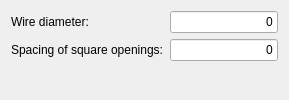
                 <widget class="QWidget" name="pagePorousScreen">
                  <layout class="QFormLayout" name="horzLayout_5">
                   <property name="fieldGrowthPolicy">
                    <enum>QFormLayout::AllNonFixedFieldsGrow</enum>
                   </property>
                   <item row="0" column="0">
                    <widget class="QLabel" name="label_4">
                     <property name="text">
                      <string>Wire diameter:</string>
                     </property>
                    </widget>
                   </item>
                   <item row="0" column="1">
                    <widget class="Gui::InputField" name="inputWireDiameter">
                     <property name="sizePolicy">
                      <sizepolicy hsizetype="Preferred" vsizetype="Fixed">
                       <horstretch>0</horstretch>
                       <verstretch>0</verstretch>
                      </sizepolicy>
                     </property>
                     <property name="minimumSize">
                      <size>
                       <width>80</width>
                       <height>20</height>
                      </size>
                     </property>
                     <property name="text">
                      <string>0</string>
                     </property>
                     <property name="alignment">
                      <set>Qt::AlignRight|Qt::AlignTrailing|Qt::AlignVCenter</set>
                     </property>
                     <property name="singleStep" stdset="0">
                      <double>0.100000000000000</double>
                     </property>
                     <property name="minimum" stdset="0">
                      <double>0.100000000000000</double>
                     </property>
                     <property name="unit" stdset="0">
                      <string notr="true">mm</string>
                     </property>
                     <property name="decimals" stdset="0">
                      <number>5</number>
                     </property>
                     <property name="value" stdset="0">
                      <double>0.000000000000000</double>
                     </property>
                    </widget>
                   </item>
                   <item row="1" column="0">
                    <widget class="QLabel" name="label_4">
                     <property name="text">
                      <string>Spacing of square openings:</string>
                     </property>
                     <property name="wordWrap">
                      <bool>false</bool>
                     </property>
                    </widget>
                   </item>
                   <item row="1" column="1">
                    <widget class="Gui::InputField" name="inputSpacing">
                     <property name="sizePolicy">
                      <sizepolicy hsizetype="Preferred" vsizetype="Fixed">
                       <horstretch>0</horstretch>
                       <verstretch>0</verstretch>
                      </sizepolicy>
                     </property>
                     <property name="minimumSize">
                      <size>
                       <width>80</width>
                       <height>20</height>
                      </size>
                     </property>
                     <property name="text">
                      <string>0</string>
                     </property>
                     <property name="alignment">
                      <set>Qt::AlignRight|Qt::AlignTrailing|Qt::AlignVCenter</set>
                     </property>
                     <property name="singleStep" stdset="0">
                      <double>1.000000000000000</double>
                     </property>
                     <property name="minimum" stdset="0">
                      <double>0.000000000000000</double>
                     </property>
                     <property name="unit" stdset="0">
                      <string notr="true">mm</string>
                     </property>
                     <property name="decimals" stdset="0">
                      <number>5</number>
                     </property>
                     <property name="value" stdset="0">
                      <double>0.000000000000000</double>
                     </property>
                    </widget>
                   </item>
                  </layout>
                 </widget>
